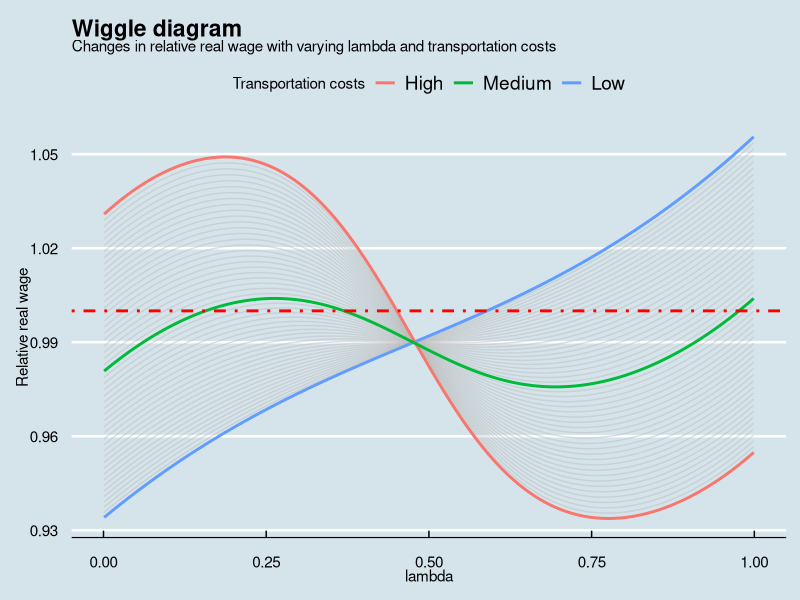
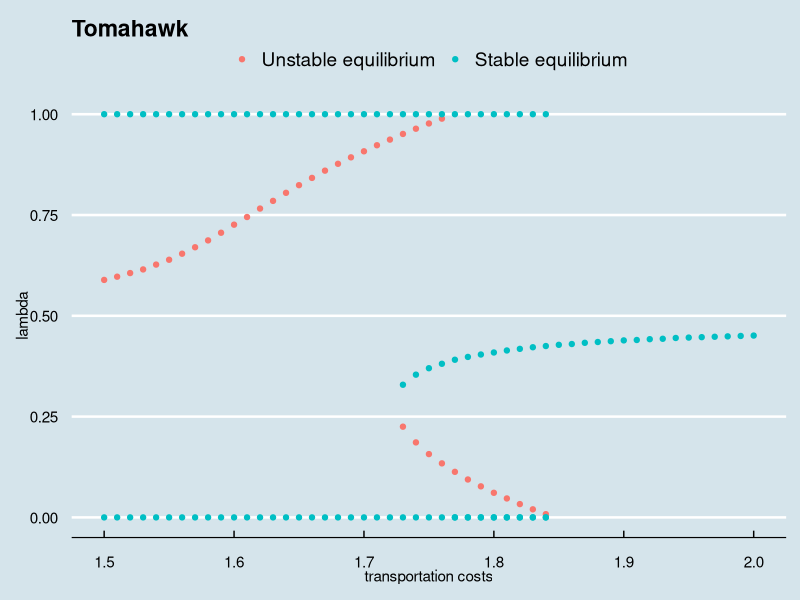

Write the R code that produced these figures, in order.
## ---- chunk 1
#| warning: false
################################################################
# Read in libraries
################################################################

library(nleqslv)  # for solving system of nonlinear equations
library(ggplot2)  # for structurally making plots
library(ggthemes) # for using economist theme
library(dplyr)    # for data wrangling
library(cowplot)  # for combining plots
## ---- chunk 2
#| warning: false
#| 
################################################################
# Define parameters
################################################################

L       <- 2.0  # Total labor force
phi1    <- 0.48 # fraction of food works living in region 1
gam     <- 0.3  # fraction that works in manufacturing
eps     <- 5.0  # elasticity of demand
rho     <- 0.8  # substitution parameter of variety
bet     <- 0.8  # variable costs
alp     <- 0.08 # fixed costs
delta   <- 0.4  # budget share manufacturing
## ---- chunk 3
#| warning: false
#| 
################################################################
# Define iterations and stepsize for transporation and lambda
################################################################

iter_l <- 999
step_l <- 0.001
start_l <- 0.001

iter_t <- 51
start_t <- 1.5
step_t <- 0.01
## ---- chunk 4
#| warning: false
#| 
################################################################
# Definite optimal function
################################################################

equilibrium <- function(x){

    Y1 <- x[1]
    Y2 <- x[2]
    W1 <- x[3]
    W2 <- x[4]
    I1 <- x[5]
    I2 <- x[6]

    y <- rep(NA, length(x))

    y[1] <- Y1-phi1*(1-gam)*L-lam*gam*L*W1
    y[2] <- Y2-(1-phi1)*(1-gam)*L-(1-lam)*gam*L*W2
    y[3] <- W1-rho*bet^(-rho)*(delta/(alp*(eps-1)))^(1/eps)*(Y1*I1^(eps-1)+T^(1-eps)*Y2*I2^(eps-1))^(1/eps)
    y[4] <- W2-rho*bet^(-rho)*(delta/(alp*(eps-1)))^(1/eps)*(T^(1-eps)*Y1*I1^(eps-1)+Y2*I2^(eps-1))^(1/eps)
    y[5] <- I1-(gam*L/(alp*eps))^(1/(1-eps))*(bet/rho)*(lam*W1^(1-eps)+(1-lam)*T^(1-eps)*W2^(1-eps))^(1/(1-eps))
    y[6] <- I2-(gam*L/(alp*eps))^(1/(1-eps))*(bet/rho)*(lam*T^(1-eps)*W1^(1-eps)+(1-lam)*W2^(1-eps))^(1/(1-eps))

    return(y)
}
## ---- chunk 5
#| warning: false
#| 
################################################################
# Create the vector where the output is stored
# This is faster than using append
# we will only append the equilibrium dataframe to find the
# stable and unstable equiliria (do that in the slower (outer)
# loop)
################################################################

rel       <- vector(length = iter_l*iter_t)
lambda    <- vector(length = iter_l*iter_t)
transport <- vector(length = iter_l*iter_t)
welfare   <- vector(length = iter_l*iter_t)
w_man_h   <- vector(length = iter_l*iter_t)
w_man_f   <- vector(length = iter_l*iter_t)
w_farm_h  <- vector(length = iter_l*iter_t)
w_farm_f  <- vector(length = iter_l*iter_t)

################################################################
# Set the double loop for the  optimal solution using the
# package nleqslv.
# The fast (inner) loop is over gamma, The slow (outer) loop is
# over the transportation costs
################################################################

# Completely parameterized
loop_transport <- seq( start_t, start_t + iter_t * step_t - step_t, by = step_t)
loop_gamma <- seq( start_l, start_l + iter_l * step_l - step_l, by = step_l )
equilibria <- data.frame(T = numeric(0), gamma = numeric(0), stable = numeric(0))

# Create intial starting values
start <- c(1,1,1,1,1,1)

iteration <- 0 # General counter
for (T in loop_transport){
  iter_eq <- 0 # Counter to find the equilibria for lambda
  lam_vec <- vector(length = iter_l) # initialize lambda vector
  t_vec   <- vector(length = iter_l) # initialize transport vector
  rel_vec <- vector(length = iter_l) # initialize relative real wage diff vector
  for (lam in loop_gamma){
    iteration <- iteration + 1
    iter_eq   <-  iter_eq + 1
    opt <- nleqslv(start, equilibrium)
    Y1 <- opt$x[1]
    Y2 <- opt$x[2]
    W1 <- opt$x[3]
    W2 <- opt$x[4]
    I1 <- opt$x[5]
    I2 <- opt$x[6]

    # Fill the various vectors
    rel[iteration]       <- (W1/I1^delta)/(W2/I2^delta)
    welfare[iteration]   <- Y1/(I1^delta)+Y2/(I2^delta)
    w_man_h[iteration]   <- W1/I1^delta
    w_man_f[iteration]   <- W2/I2^delta
    w_farm_h[iteration]  <- 1/I1^delta
    w_farm_f[iteration]  <- 1/I2^delta
    lambda[iteration]    <- lam
    transport[iteration] <- T

    # Needed to find the equilibria (a bit redundant but more readible so)
    lam_vec[iter_eq]     <- lam
    t_vec[iter_eq]       <- T
    rel_vec[iter_eq]     <- (W1/I1^delta)/(W2/I2^delta)
  }
  eq <- data.frame(t_vec, lam_vec, rel_vec)
  eq <- eq %>%
    mutate(
           dpos = ifelse( ( (rel_vec - 1) >= 0 & ( lag(rel_vec) - 1)  < 0), 1, 0 ),
           dneg = ifelse( ( (rel_vec - 1) <= 0 & ( lag(rel_vec) - 1)  > 0), 1, 0 )
           )
  stable <- eq %>%
    filter(dneg == 1) %>%
    mutate(stable =1) %>%
    select(-dpos)
  unstable <- eq %>%
    filter(dpos == 1) %>%
    mutate(stable =0) %>%
    select(-dneg)
  if (nrow(stable) > 0 ) {
      equilibria <- rbind(equilibria, data.frame(stable[1], stable[2], stable[5]))
      }
  if (nrow(unstable) > 0) {
      equilibria <- rbind(equilibria, data.frame(unstable[1], unstable[2], unstable[5]))
      }
  if (nrow(unstable) == 1){
    equilibria <- rbind(equilibria, c(unstable[1,1], 0, 1))
    equilibria <- rbind(equilibria, c(unstable[1,1], 1, 1))
  }
  if ( (nrow(unstable) == 1) & (nrow(stable) == 1) ) {
    if (stable$lam_vec[1] > unstable$lam_vec[1] ){
      equilibria <- rbind(equilibria, c(unstable[1,1], 0, 1))
    }
    if (stable$lam_vec[1] < unstable$lam_vec[1] ){
      equilibria <- rbind(equilibria, c(unstable[1,1], 1, 1))
    }
  }
  if ((nrow(unstable) + nrow(stable)) == 3) {
      equilibria <- rbind(equilibria, c(unstable[1,1], 1, 1))
      equilibria <- rbind(equilibria, c(unstable[1,1], 0, 1))
  }
}

################################################################
# Create the dataframe called neg_data
################################################################

neg_data <- data.frame(transport, lambda, rel, welfare,
                       w_man_h, w_man_f, w_farm_h, w_farm_f)

################################################################
# For creating the plots
################################################################

#Indicate which lines should be highlighted
top_line <- neg_data[neg_data$transport == "1.5", ]
bottom_line <- neg_data[neg_data$transport == "2", ]
mid_line <- neg_data[neg_data$transport == "1.75", ]
## ---- chunk 6
#| warning: false
ggplot(neg_data) + aes(lambda, rel, group = transport) + geom_line(size = 0.5, colour="grey", alpha = 0.5) +
  geom_line(data = top_line, aes(x = lambda, y = rel, group = transport, colour = "steelblue"), size = 1) +
  geom_line(data = bottom_line, aes(x = lambda, y = rel, group = transport, colour = "black"), size = 1) +
  geom_line(data = mid_line, aes(x = lambda, y = rel, group = transport, colour = "red"), size = 1) +
  scale_colour_discrete(name = "Transportation costs", labels = c("High", "Medium", "Low")) +
  geom_hline(yintercept = 1, size = 1, colour = "red", linetype = 4) +
  theme_economist() +
  labs(title ="Wiggle diagram", y = "Relative real wage",
       subtitle = "Changes in relative real wage with varying lambda and transportation costs")
## ---- chunk 7
#| warning: false
ggplot(equilibria) + aes(t_vec, lam_vec) +
  geom_point(aes(colour = factor(stable))) +
  theme_economist() +
  theme(legend.title=element_blank()) +
  scale_colour_discrete(breaks = c("0", "1"), labels=c("Unstable equilibrium", "Stable equilibrium")) +
  labs(title ="Tomahawk", y = "lambda", x = "transportation costs")
